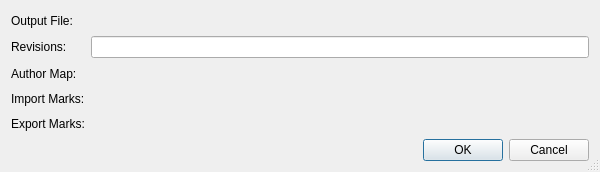
<?xml version="1.0" encoding="UTF-8"?>
<ui version="4.0">
 <class>HgFastexportConfigDialog</class>
 <widget class="QDialog" name="HgFastexportConfigDialog">
  <property name="geometry">
   <rect>
    <x>0</x>
    <y>0</y>
    <width>600</width>
    <height>172</height>
   </rect>
  </property>
  <property name="windowTitle">
   <string>fastexport Configuration</string>
  </property>
  <property name="sizeGripEnabled">
   <bool>true</bool>
  </property>
  <layout class="QGridLayout" name="gridLayout">
   <item row="4" column="1">
    <widget class="EricPathPicker" name="exportMarksPicker" native="true">
     <property name="focusPolicy">
      <enum>Qt::FocusPolicy::StrongFocus</enum>
     </property>
     <property name="toolTip">
      <string>Enter the path of the file for the exported marks.</string>
     </property>
    </widget>
   </item>
   <item row="0" column="1">
    <widget class="EricPathPicker" name="outputPicker" native="true">
     <property name="focusPolicy">
      <enum>Qt::FocusPolicy::StrongFocus</enum>
     </property>
     <property name="toolTip">
      <string>Enter the path of the output file.</string>
     </property>
    </widget>
   </item>
   <item row="1" column="0">
    <widget class="QLabel" name="label">
     <property name="text">
      <string>Revisions:</string>
     </property>
    </widget>
   </item>
   <item row="3" column="1">
    <widget class="EricPathPicker" name="importMarksPicker" native="true">
     <property name="focusPolicy">
      <enum>Qt::FocusPolicy::StrongFocus</enum>
     </property>
     <property name="toolTip">
      <string>Enter the path of the file containing already exported marks.</string>
     </property>
    </widget>
   </item>
   <item row="2" column="0">
    <widget class="QLabel" name="label_3">
     <property name="text">
      <string>Author Map:</string>
     </property>
    </widget>
   </item>
   <item row="3" column="0">
    <widget class="QLabel" name="label_4">
     <property name="text">
      <string>Import Marks:</string>
     </property>
    </widget>
   </item>
   <item row="4" column="0">
    <widget class="QLabel" name="label_5">
     <property name="text">
      <string>Export Marks:</string>
     </property>
    </widget>
   </item>
   <item row="0" column="0">
    <widget class="QLabel" name="label_2">
     <property name="text">
      <string>Output File:</string>
     </property>
    </widget>
   </item>
   <item row="1" column="1">
    <widget class="QLineEdit" name="revisionsEdit">
     <property name="toolTip">
      <string>Enter the revisions, tags or branches to be exported (separated by comma).</string>
     </property>
     <property name="clearButtonEnabled">
      <bool>true</bool>
     </property>
    </widget>
   </item>
   <item row="5" column="0" colspan="2">
    <widget class="QDialogButtonBox" name="buttonBox">
     <property name="standardButtons">
      <set>QDialogButtonBox::StandardButton::Cancel|QDialogButtonBox::StandardButton::Ok</set>
     </property>
    </widget>
   </item>
   <item row="2" column="1">
    <widget class="EricPathPicker" name="authormapPicker" native="true">
     <property name="focusPolicy">
      <enum>Qt::FocusPolicy::StrongFocus</enum>
     </property>
     <property name="toolTip">
      <string>Enter the path of the author map file.</string>
     </property>
    </widget>
   </item>
  </layout>
 </widget>
 <customwidgets>
  <customwidget>
   <class>EricPathPicker</class>
   <extends>QWidget</extends>
   <header>eric7/EricWidgets/EricPathPicker.h</header>
   <container>1</container>
  </customwidget>
 </customwidgets>
 <tabstops>
  <tabstop>outputPicker</tabstop>
  <tabstop>revisionsEdit</tabstop>
  <tabstop>authormapPicker</tabstop>
  <tabstop>importMarksPicker</tabstop>
  <tabstop>exportMarksPicker</tabstop>
 </tabstops>
 <resources/>
 <connections>
  <connection>
   <sender>buttonBox</sender>
   <signal>accepted()</signal>
   <receiver>HgFastexportConfigDialog</receiver>
   <slot>accept()</slot>
   <hints>
    <hint type="sourcelabel">
     <x>177</x>
     <y>151</y>
    </hint>
    <hint type="destinationlabel">
     <x>179</x>
     <y>168</y>
    </hint>
   </hints>
  </connection>
  <connection>
   <sender>buttonBox</sender>
   <signal>rejected()</signal>
   <receiver>HgFastexportConfigDialog</receiver>
   <slot>reject()</slot>
   <hints>
    <hint type="sourcelabel">
     <x>289</x>
     <y>151</y>
    </hint>
    <hint type="destinationlabel">
     <x>289</x>
     <y>170</y>
    </hint>
   </hints>
  </connection>
 </connections>
</ui>
